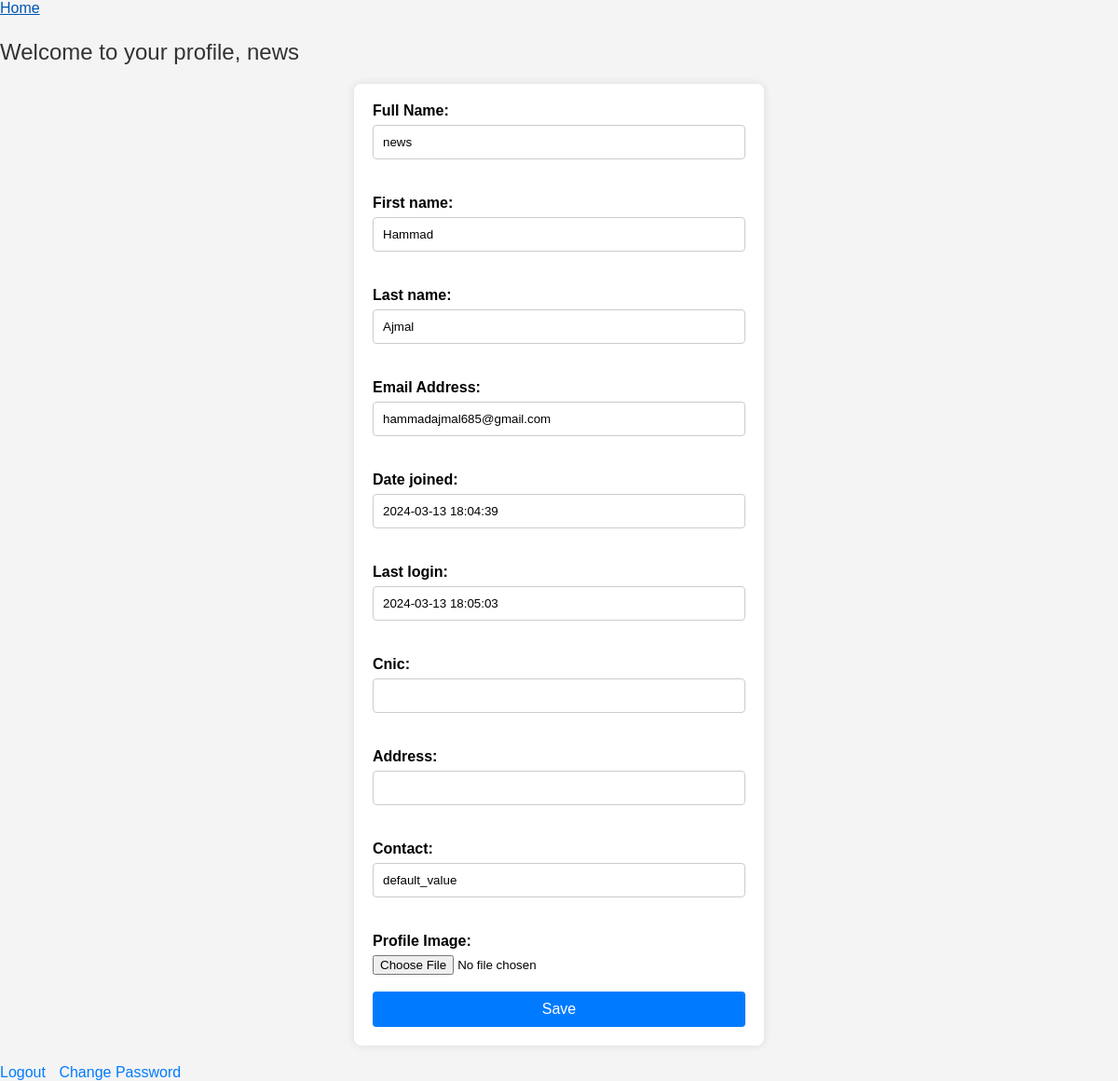
The app's page /profile/ (signed in) with its own data.
### enroll/models.py (models this page shows, shortened)
class CustomUser(AbstractUser):
    ROLE_CHOICES = (
        ('Admin', 'Admin'),
        ('User', 'User'),
    )
    role = models.CharField(max_length=10, choices=ROLE_CHOICES, default="User")
    cnic = models.CharField(max_length=15, default='', blank=True, null=True,)
    address = models.CharField(max_length=255, default='', blank=True, null=True,)
    contact = models.CharField(max_length=20, default='default_value', blank=True, null=True,)
    image = CloudinaryField('image',blank=True, null=True,)
    email = models.EmailField(_('email address'), default='example@example.com')
    is_email_verified = models.BooleanField(default=False)
    email_token=models.CharField(max_length=100,default=False)
    new_email = models.EmailField(_('new email address'), blank=True, null=True)
    def __str__(self):
        return self.username

### enroll/views.py (the view)
# urls.py: path('profile/', views.user_profile,name='profile'),
def user_profile(request):
    if request.user.is_authenticated:
      if request.method == "POST":
        fm=EditUserProfileForm(request.POST,instance=request.user)
        if fm.is_valid():
          messages.success(request,"Profile Updated Successfully !!")
          fm.save()
      else:
         fm=EditUserProfileForm(instance=request.user)
      return render(request,'enroll/profile.html',{'name':request.user,'form':fm})
    else:
       return HttpResponseRedirect('/login/')

### enroll/forms.py
class EditUserProfileForm(UserChangeForm):
    password = None
    cnic = forms.CharField(max_length=15)
    address = forms.CharField(max_length=255)
    contact = forms.CharField(max_length=20)
    profile_image = forms.ImageField(label='Profile Image', required=False)
    class Meta:
        model = CustomUser
        fields = ['username', 'first_name', 'last_name', 'email', 'date_joined', 'last_login', 'cnic', 'address','contact','profile_image']
        labels = {'email': 'Email Address','username':'Full Name'}
    def __init__(self, *args, **kwargs):
        super(EditUserProfileForm, self).__init__(*args, **kwargs)
        self.fields['email'].widget.attrs['readonly'] = True

### enroll/templates/enroll/profile.html (shortened to what this page needs)
{% load static %}
<!DOCTYPE html>
<html lang="en">
<head>
    <link rel="stylesheet" type="text/css" href="{% static 'profile.css' %}">
</head>
<body>
    <a href="{% url 'home' %}" class="profile-link">Home</a>
    <p class="profile-heading">Welcome to your profile, {{ name }}</p>
    <form action="" method="post" novalidate>
        {% for fm in form %}
            {{ fm.label_tag }}  {{ fm }} {{ fm.errors|striptags }} <br> <br>
        {% endfor %}
        <input type="submit" value="Save">
    </form>
    <a href="{% url 'logout' %}" class="profile-link">Logout</a>
    <a href="{% url 'changepass' %}" class="profile-link">Change Password</a>
</body>
</html>

### enroll/static/profile.css (style rules this page uses)
body { font-family: Arial, sans-serif; background-color: #f4f4f4; margin: 0; padding: 0; }
p { font-size: 18px; margin-bottom: 20px; }
form { max-width: 400px; margin: 20px auto; padding: 20px; background-color: #fff; border-radius: 8px; box-shadow: 0 0 10px rgba(0, 0, 0, 0.1); }
label { display: block; margin-bottom: 6px; font-weight: bold; }
input[type="text"], input[type="email"], input[type="password"] { width: 100%; padding: 10px; margin-bottom: 20px; border: 1px solid #ccc; border-radius: 4px; box-sizing: border-box; }
input[type="submit"] { width: 100%; padding: 10px; border: none; border-radius: 4px; background-color: #007bff; color: #fff; font-size: 16px; cursor: pointer; }
.profile-heading { color: #333; font-size: 24px; margin-bottom: 20px; }
.profile-link { margin-right: 10px; text-decoration: none; color: #007bff; }

### records on screen
CustomUser: username "news", form "news" "Hammad" "Ajmal" "hammadajmal685@gmail.com" "2024-03-13 18:04:39" "2024-03-13 18:05:03" "default_value"

### other values on screen
{{ fm.label_tag }} "Full Name:" "First name:" "Last name:" "Email Address:" "Date joined:" "Last login:" "Cnic:" "Address:" "Contact:" "Profile Image:"
